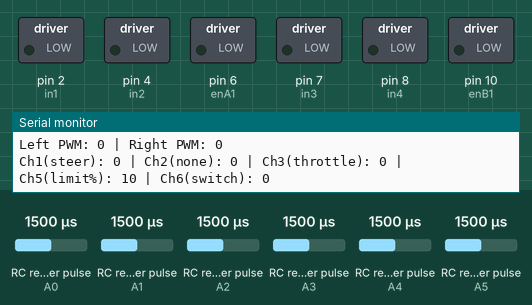
This sketch was run on a simulated Arduino Uno, built with avr-gcc and run on an emulated ATmega328P. Parts: switched loads named in the sketch (green lamp = pin HIGH), the last lines printed to the serial monitor. Wiring (inferred from the names in the program): 6 × RC receiver channel: data A0 / data A1 / data A2 / data A3 / data A4 / data A5. Inputs (shaded band) come from the test bench; at power-on: RC receiver pulse (sensors on A2, A0, A1, A3, A4, A5) 1500 µs.

Above: at 1.2 s.
1.3 s: RC receiver pulse (sensor on A2) set to 1483 µs
2.8 s: RC receiver pulse (sensor on A2) set to 1460 µs
At 4.0 s:
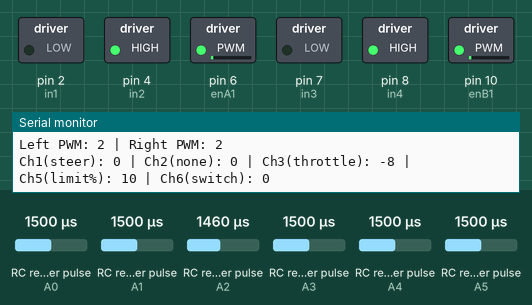
4.6 s: RC receiver pulse (sensor on A2) set to 1980 µs
At 7.4 s:
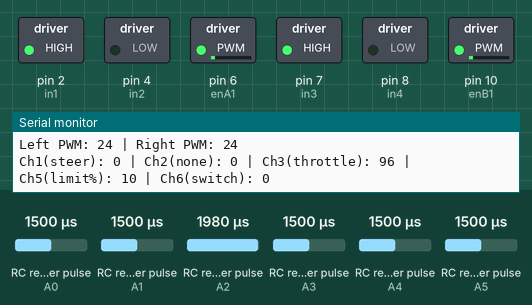
7.6 s: RC receiver pulse (sensor on A0) set to 1250 µs
At 8.2 s:
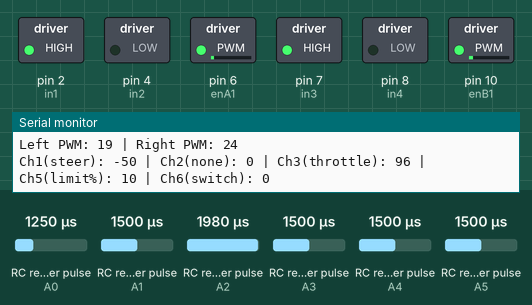
10.3 s: RC receiver pulse (sensor on A2) set to 1539 µs
At 10.8 s:
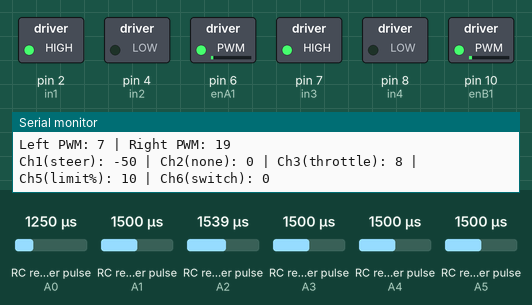
13.3 s: RC receiver pulse (sensor on A2) set to 1520 µs
At 14.3 s:
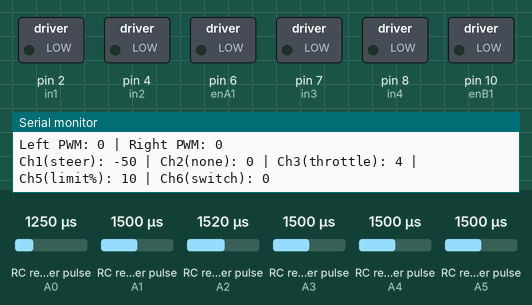
Timing chart, 0 to 16.0 s (numbered marks = the images above; inputs shaded):
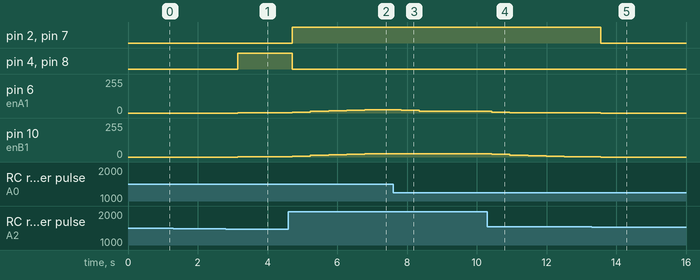

The sketch:

hydrobo_prototype_remote_ready.ino
```cpp
/*
  Arduino FS-I6X Demo
  fsi6x-arduino-uno.ino
  Read output ports from FS-IA6B receiver module
  Display values on Serial Monitor

  Channel functions by Ricardo Paiva - https://gist.github.com/werneckpaiva/

  DroneBot Workshop 2021
  https://dronebotworkshop.com
*/

// Define Input Connections
#define CH1 A0
#define CH2 A1
#define CH3 A2
#define CH4 A3
#define CH5 A4
#define CH6 A5

int enA1 = 6;   // PWM pin for left motor
int enA2 = 6;   // PWM pin for left motor
int in1 = 2;
int in2 = 4;
int enB1 = 10;  // PWM pin for right motor
int enB2 = 10;   // PWM pin for right motor
int in3 = 7;
int in4 = 8;

// Integers to represent values from sticks and pots
int ch1Value;
int ch2Value;
int ch3Value;
int ch4Value;
int ch5Value;

// Boolean to represent switch value
bool ch6Value;

// Motor speed variables
int leftSpeed = 0;
int rightSpeed = 0;
int targetLeftSpeed = 0;
int targetRightSpeed = 0;
// Speed limits
int maxSpeed = 255;
int minSpeed = 0;
// Smoothing factor (smaller = slower acceleration)
int accelerationStep = 5;

// Moves 'current' toward 'target' by at most 'step' and returns new value.
int approachSpeed(int current, int target, int step) {
  if (current < target) {
    current += step;
    if (current > target) current = target;
  } else if (current > target) {
    current -= step;
    if (current < target) current = target;
  }
  return current;
}

// Read the number of a specified channel and convert to the range provided.
// If the channel is off, return the default value
int readChannel(int channelInput, int minLimit, int maxLimit, int defaultValue){
  int ch = pulseIn(channelInput, HIGH, 30000);
  if (ch < 100) return defaultValue;
  return map(ch, 1000, 2000, minLimit, maxLimit);
}

// Read the switch channel and return a boolean value
bool readSwitch(byte channelInput, bool defaultValue){
  int intDefaultValue = (defaultValue)? 100: 0;
  int ch = readChannel(channelInput, 0, 100, intDefaultValue);
  return (ch > 50);
}

void setup(){
  // Set up serial monitor
  Serial.begin(115200);

  // Set all pins as inputs
  pinMode(CH1, INPUT);
  pinMode(CH2, INPUT);
  pinMode(CH3, INPUT);
  pinMode(CH4, INPUT);
  pinMode(CH5, INPUT);
  pinMode(CH6, INPUT);

  pinMode(enA1, OUTPUT);
  pinMode(enA2, OUTPUT);
  pinMode(in1, OUTPUT);
  pinMode(in2, OUTPUT);
  pinMode(enB1, OUTPUT);
  pinMode(enB2, OUTPUT);
  pinMode(in3, OUTPUT);
  pinMode(in4, OUTPUT);

}


void loop() {

  // Get values for each channel
  ch1Value = readChannel(CH1, -100, 100, 0);
  ch2Value = readChannel(CH2, -100, 100, 0);
  ch3Value = readChannel(CH3, -100, 100, -100);
  ch4Value = readChannel(CH4, -100, 100, 0);
  ch5Value = readChannel(CH5, -100, 100, 0);
  ch6Value = readSwitch(CH6, false);

  // Settings
  const int deadband = 5;        // joystick deadzone
  const int baseMaxSpeed = 255;  // hardware max PWM
  const int minDriveSpeed = 0;   // minimum applied speed

  // If you don't want this behaviour, set speedLimiterPercent = 100.
  int speedLimiterPercent = ch5Value;
  if (speedLimiterPercent < 10) speedLimiterPercent = 10; // avoid zero unless you want
  int effectiveMaxSpeed = (baseMaxSpeed * speedLimiterPercent) / 100;

  // Determine throttle magnitude from ch2Value
  int throttle = ch3Value; // -100..100
  if (abs(throttle) <= deadband) {
    // no movement
    targetLeftSpeed = 0;
    targetRightSpeed = 0;
    stopMotors();
  } else {
    // magnitude 0..100 (absolute joystick deflection)
    int magnitude = abs(throttle);
    // Map magnitude to 0..effectiveMaxSpeed
    int speedFromStick = map(magnitude, 0, 100, 0, effectiveMaxSpeed);
    // base left/right before steering
    int baseLeft = speedFromStick;
    int baseRight = speedFromStick;

    // Steering adjustment from ch1Value (-100..100)
    int steer = ch1Value;
    // steeringFactor is 0..100 representing how strongly we turn
    int steeringFactor = constrain(abs(steer), 0, 100);

    // Apply steering by reducing the inner wheel speed.
    // If steer > 0 => turning right => reduce right wheel
    // If steer < 0 => turning left  => reduce left wheel
    // reduction scales linearly with steeringFactor
    int reduction = (baseRight * steeringFactor) / 100; // max reduction
    if (steer > deadband) {
      // turning right
      baseRight = baseRight - reduction;
      if (baseRight < 0) baseRight = 0;
    } else if (steer < -deadband) {
      // turning left
      baseLeft = baseLeft - reduction;
      if (baseLeft < 0) baseLeft = 0;
    }

    // Now apply forward/backward direction
    if (throttle > 0) {
      // forward: motors set for forward
      forward();
      targetLeftSpeed  = constrain(baseLeft, minDriveSpeed, effectiveMaxSpeed);
      targetRightSpeed = constrain(baseRight, minDriveSpeed, effectiveMaxSpeed);
    } else if (throttle < 0){
      // backward: motors set for backward
      backward();
      targetLeftSpeed  = constrain(baseLeft, minDriveSpeed, effectiveMaxSpeed);
      targetRightSpeed = constrain(baseRight, minDriveSpeed, effectiveMaxSpeed);
    }
  }

  // Smooth speed ramping
  leftSpeed  = approachSpeed(leftSpeed, targetLeftSpeed, accelerationStep);
  rightSpeed = approachSpeed(rightSpeed, targetRightSpeed, accelerationStep);

  // Apply speeds to motors
  analogWrite(enA1, leftSpeed);
  //analogWrite(enA2, leftSpeed);
  analogWrite(enB1, rightSpeed);
  //analogWrite(enB2, rightSpeed);

  // Debug
  Serial.print("Left PWM: "); Serial.print(leftSpeed);
  Serial.print(" | Right PWM: "); Serial.println(rightSpeed);

  Serial.print("Ch1(steer): "); Serial.print(ch1Value);
  Serial.print(" | Ch2(none): "); Serial.print(ch2Value);
  Serial.print(" | Ch3(throttle): "); Serial.print(ch3Value);
  Serial.print(" | Ch5(limit%): "); Serial.print(speedLimiterPercent);
  Serial.print(" | Ch6(switch): "); Serial.println(ch6Value);
/*
  // Print to Serial Monitor
  Serial.print("Ch1: ");
  Serial.print(ch1Value);
  Serial.print(" | Ch2: ");
  Serial.print(ch2Value);
  Serial.print(" | Ch3: ");
  Serial.print(ch3Value);
  Serial.print(" | Ch4: ");
  Serial.print(ch4Value);
  Serial.print(" | Ch5: ");
  Serial.print(ch5Value);
  Serial.print(" | Ch6: ");
  Serial.println(ch6Value);
*/
  delay(500);
}

void forward() {
  digitalWrite(in1, HIGH);
  digitalWrite(in2, LOW);
  digitalWrite(in3, HIGH);
  digitalWrite(in4, LOW);
}
void backward() {
  digitalWrite(in1, LOW);
  digitalWrite(in2, HIGH);
  digitalWrite(in3, LOW);
  digitalWrite(in4, HIGH);
}
void stopMotors() {
  digitalWrite(in1, LOW);
  digitalWrite(in2, LOW);
  digitalWrite(in3, LOW);
  digitalWrite(in4, LOW);
}
```

Measured:
- the behaviour switches between 1474 and 1473 µs on RC receiver pulse (sensor on A2) (found by bisection; images 0 and 1)
- the behaviour switches between 1529 and 1528 µs on RC receiver pulse (sensor on A2) (found by bisection; images 4 and 5)
- after the input at 2.8 s, pin 4 (in2), pin 8 (in4): LOW → HIGH after 0.35 s; pin 6 (enA1), pin 10 (enB1): 0/255 → 2/255 after 0.35 s
- after the input at 4.6 s, pin 2 (in1), pin 7 (in3): LOW → HIGH after 0.11 s; pin 4 (in2), pin 8 (in4): HIGH → LOW after 0.11 s; pin 6 (enA1), pin 10 (enB1): moves from 2/255 to 24/255 over 2.1 s, starting after 0.11 s
- after the input at 7.6 s, pin 6 (enA1): 24/255 → 19/255 after 0.23 s, → 14/255 0.52 s later, → 12/255 0.52 s later
- after the input at 10.3 s, pin 6 (enA1): 12/255 → 7/255 after 0.13 s, → 2/255 0.52 s later, → 1/255 0.52 s later; pin 10 (enB1): moves from 24/255 to 2/255 over 2.1 s, starting after 0.13 s
- after the input at 13.3 s, pin 2 (in1), pin 7 (in3): HIGH → LOW after 0.25 s; pin 6 (enA1): 1/255 → 0/255 after 0.25 s; pin 10 (enB1): 2/255 → 0/255 after 0.25 s
